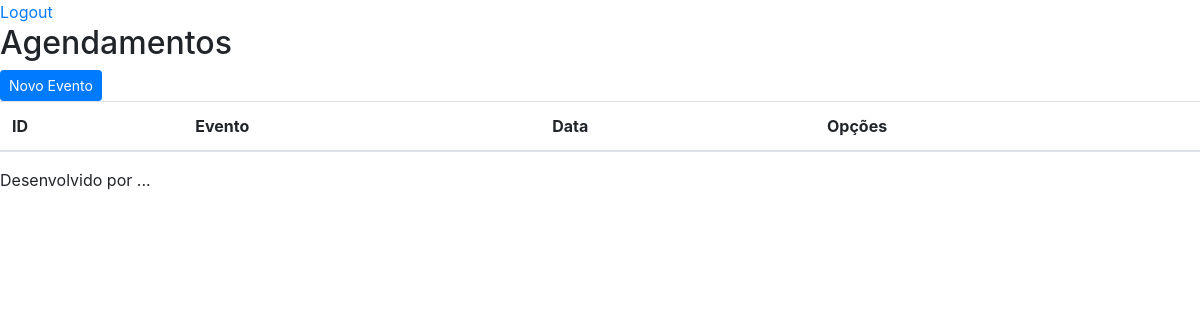
Page /agenda/ (signed in) on the earlier database version.
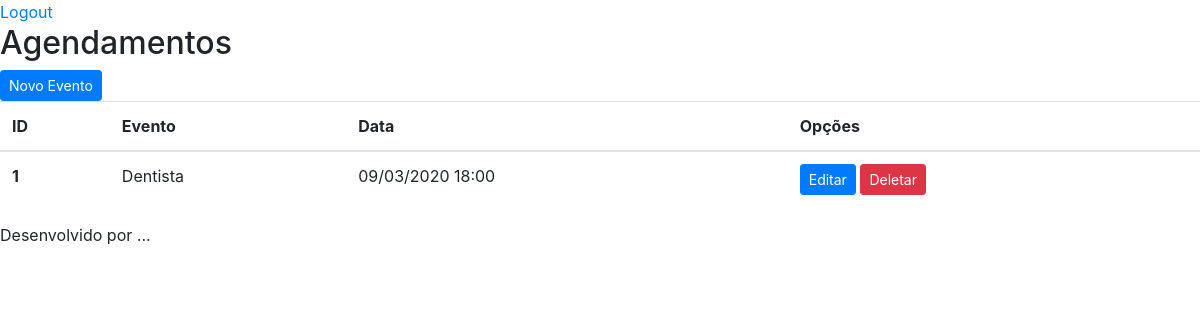
Same page on the later database version.
### core/models.py (models this page shows, shortened)
class Evento(models.Model):
    titulo = models.CharField(max_length=100, verbose_name='Título')
    descricao = models.TextField(
                                blank=True,
                                null=True,
                                verbose_name='Descrição',
                                )
    local_evento = models.CharField(
                                    max_length=50,
                                    blank=True,
                                    null=True,
                                    verbose_name='Local do evento'
                                    )
    data_evento = models.DateTimeField(verbose_name='Data do eventos')
    data_cricao = models.DateTimeField(auto_now=True,
                                       verbose_name='Data da criação')
    usuario = models.ForeignKey(User, on_delete=models.CASCADE)
    class Meta:
        db_table = 'evento'
    def get_data_evento(self):
        return self.data_evento.strftime('%d/%m/%Y %H:%M')
    def get_data_evento_atrasado(self):
        return self.data_evento < datetime.now()

### core/views.py (the view)
# urls.py: path('agenda/', views.eventos_lista, name='agenda'),
@login_required()
def eventos_lista(request):
    usuario = request.user
    current_date = datetime.now() - timedelta(hours=1)
    eventos = models.Evento.objects.filter(usuario=usuario,
                                           data_evento__gt=current_date)
    data = {'eventos': eventos}
    return render(request, 'agenda.html', data)

### templates/agenda.html
{% extends 'model-page.html' %}
{% block content %}
    <h2>Agendamentos</h2>
    <a href="{% url 'evento_create' %}" class="btn btn-primary btn-sm">
        Novo Evento
    </a>
    <table class="table">
      <thead>
        <tr>
          <th scope="col">ID</th>
          <th scope="col">Evento</th>
          <th scope="col">Data</th>
          <th scope="col">Opções</th>
        </tr>
      </thead>
      <tbody>
        {% for evento in eventos %}
        <tr {% if evento.get_data_evento_atrasado %} class="p-3 mb-2 bg-danger text-white" {% endif %}>
          <th>{{ evento.id }}</th>
          <td>{{ evento.titulo }} </td>
          <td>{{ evento.get_data_evento }}</td>
          <td>
              <a href="{% url 'evento_update' evento.id %}" class="btn btn-primary btn-sm">Editar</a>
              <a href="{% url 'evento_delete' evento.id %}" class="btn btn-danger btn-sm">Deletar</a>
          </td>
        </tr>
        {% endfor %}
      </tbody>
    </table>
{% endblock %}

Differences in the rows shown:
now on this page (row edited): Evento: id "1", titulo "Dentista", get_data_evento "09/03/2020 18:00"
